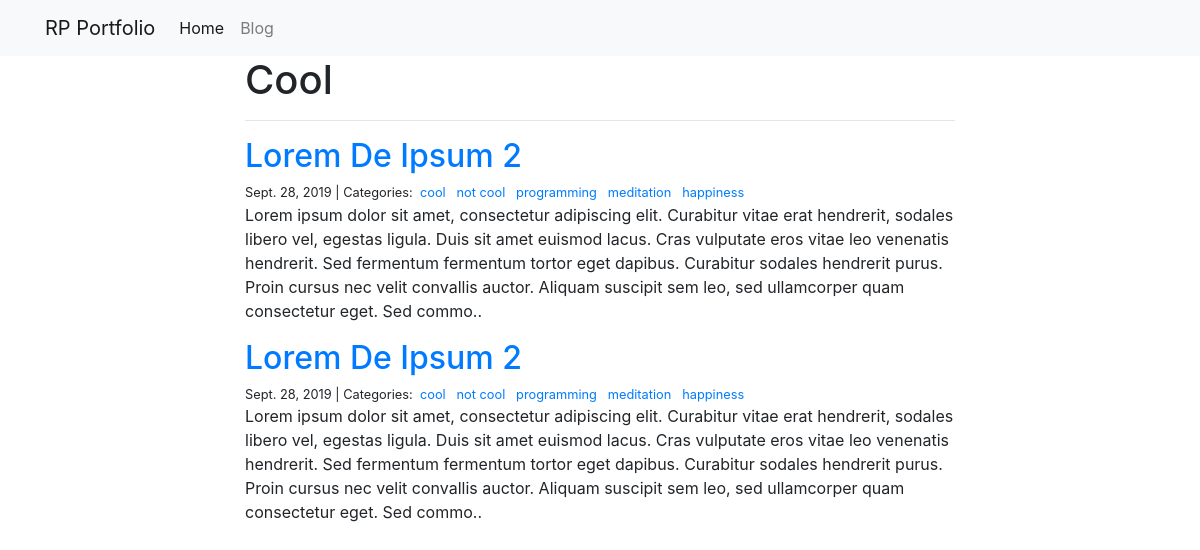
Screenshot of /blog/cool/ with the database file from the repository.
### blog/models.py (models this page shows)
class Category(models.Model):
    name = models.CharField(max_length=20)

class Post(models.Model):
    title = models.CharField(max_length=255)
    body = models.TextField()
    created_on = models.DateTimeField(auto_now_add=True)
    last_modified = models.DateTimeField(auto_now=True)
    categories = models.ManyToManyField('Category', related_name='posts')

### blog/views.py (the view)
# urls.py: path("<category>/", views.blog_category, name="blog_category"),
def blog_category(request, category):
    posts = Post.objects.filter(categories__name__contains=category).order_by('-created_on')
    context = {
        "category": category,
        "posts": posts
    }
    return render(request, "blog_category.html", context)

### blog/templates/blog_category.html
{% extends "base.html" %}
{% block page_content %}
<div class="col-md-8 offset-md-2">
	<h1>{{ category | title }}</h1>
	<hr>
	{% for post in posts %}
	<h2><a href="{% url 'blog_detail' post.pk%}">{{ post.title }}</a></h2>
	<small>
		{{ post.created_on.date }} |&nbsp;Categories:&nbsp;
		{% for category in post.categories.all %}
		<a href="{% url 'blog_category' category.name %}">
			{{ category.name }}
		</a>&nbsp;
		{% endfor %}
	</small>
	<p>{{ post.body | slice:":400" }}..</p>
	{% endfor %}
</div>
{% endblock %}

### rows the page displays
Category: name "Cool", name "cool"
Post: title "Lorem De Ipsum 2", created_on "Sept. 28, 2019", body "Lorem ipsum dolor sit amet, consectetur adipiscing elit. Curabitur vitae erat hendrerit, sodales libero vel, egestas ligula. Duis sit amet euismod lacus. Cras vulputate eros vitae leo venenatis hendrerit. Sed fermentum fermentum tortor eget dapibus. Curabitur sodales hendrerit purus. Proin cursus nec velit convallis auctor. Aliquam suscipit sem leo, sed ullamcorper quam consectetur eget. Sed commo"
Category: name "not cool"
Category: name "programming"
Category: name "meditation"
Category: name "happiness"
